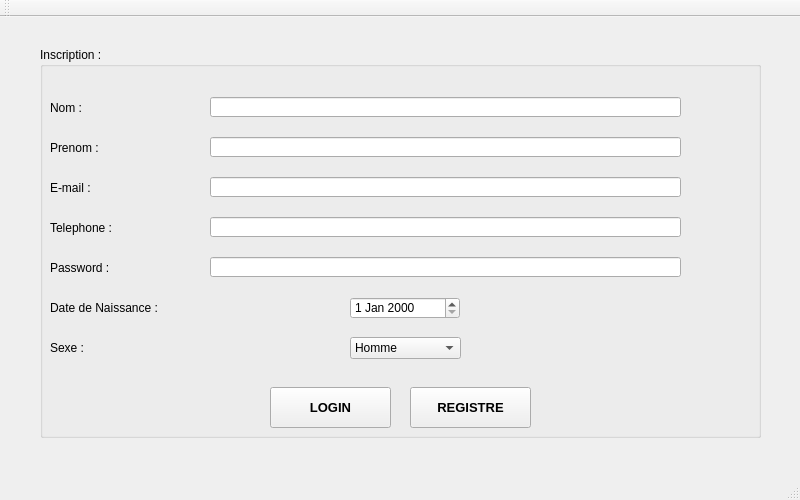
<?xml version="1.0" encoding="UTF-8"?>
<ui version="4.0">
 <class>MainWindow</class>
 <widget class="QMainWindow" name="MainWindow">
  <property name="geometry">
   <rect>
    <x>0</x>
    <y>0</y>
    <width>800</width>
    <height>500</height>
   </rect>
  </property>
  <property name="windowTitle">
   <string>SerenityScape</string>
  </property>
  <widget class="QWidget" name="centralWidget">
   <widget class="QGroupBox" name="groupBox">
    <property name="geometry">
     <rect>
      <x>40</x>
      <y>30</y>
      <width>721</width>
      <height>391</height>
     </rect>
    </property>
    <property name="title">
     <string>Inscription :</string>
    </property>
    <widget class="QLabel" name="label">
     <property name="geometry">
      <rect>
       <x>10</x>
       <y>50</y>
       <width>81</width>
       <height>21</height>
      </rect>
     </property>
     <property name="text">
      <string>Nom :</string>
     </property>
    </widget>
    <widget class="QLineEdit" name="nom">
     <property name="geometry">
      <rect>
       <x>170</x>
       <y>50</y>
       <width>471</width>
       <height>20</height>
      </rect>
     </property>
    </widget>
    <widget class="QLineEdit" name="prenom">
     <property name="geometry">
      <rect>
       <x>170</x>
       <y>90</y>
       <width>471</width>
       <height>20</height>
      </rect>
     </property>
    </widget>
    <widget class="QLabel" name="label_2">
     <property name="geometry">
      <rect>
       <x>10</x>
       <y>90</y>
       <width>81</width>
       <height>21</height>
      </rect>
     </property>
     <property name="text">
      <string>Prenom :</string>
     </property>
    </widget>
    <widget class="QLabel" name="label_3">
     <property name="geometry">
      <rect>
       <x>10</x>
       <y>130</y>
       <width>81</width>
       <height>21</height>
      </rect>
     </property>
     <property name="text">
      <string>E-mail :</string>
     </property>
    </widget>
    <widget class="QLineEdit" name="email">
     <property name="geometry">
      <rect>
       <x>170</x>
       <y>130</y>
       <width>471</width>
       <height>20</height>
      </rect>
     </property>
    </widget>
    <widget class="QDateEdit" name="datenaissance">
     <property name="geometry">
      <rect>
       <x>310</x>
       <y>250</y>
       <width>110</width>
       <height>22</height>
      </rect>
     </property>
    </widget>
    <widget class="QComboBox" name="sexe">
     <property name="geometry">
      <rect>
       <x>310</x>
       <y>290</y>
       <width>111</width>
       <height>22</height>
      </rect>
     </property>
     <item>
      <property name="text">
       <string>Homme</string>
      </property>
     </item>
     <item>
      <property name="text">
       <string>Femme</string>
      </property>
     </item>
    </widget>
    <widget class="QLabel" name="label_4">
     <property name="geometry">
      <rect>
       <x>10</x>
       <y>250</y>
       <width>191</width>
       <height>21</height>
      </rect>
     </property>
     <property name="text">
      <string>Date de Naissance :</string>
     </property>
    </widget>
    <widget class="QPushButton" name="registre">
     <property name="geometry">
      <rect>
       <x>370</x>
       <y>340</y>
       <width>121</width>
       <height>41</height>
      </rect>
     </property>
     <property name="font">
      <font>
       <pointsize>10</pointsize>
       <weight>75</weight>
       <bold>true</bold>
      </font>
     </property>
     <property name="text">
      <string>REGISTRE</string>
     </property>
    </widget>
    <widget class="QLabel" name="label_5">
     <property name="geometry">
      <rect>
       <x>10</x>
       <y>290</y>
       <width>121</width>
       <height>21</height>
      </rect>
     </property>
     <property name="text">
      <string>Sexe :</string>
     </property>
    </widget>
    <widget class="QLineEdit" name="tel">
     <property name="geometry">
      <rect>
       <x>170</x>
       <y>170</y>
       <width>471</width>
       <height>20</height>
      </rect>
     </property>
    </widget>
    <widget class="QLabel" name="label_6">
     <property name="geometry">
      <rect>
       <x>10</x>
       <y>170</y>
       <width>141</width>
       <height>21</height>
      </rect>
     </property>
     <property name="text">
      <string>Telephone :</string>
     </property>
    </widget>
    <widget class="QPushButton" name="login">
     <property name="geometry">
      <rect>
       <x>230</x>
       <y>340</y>
       <width>121</width>
       <height>41</height>
      </rect>
     </property>
     <property name="font">
      <font>
       <pointsize>10</pointsize>
       <weight>75</weight>
       <bold>true</bold>
      </font>
     </property>
     <property name="text">
      <string>LOGIN</string>
     </property>
    </widget>
    <widget class="QLineEdit" name="password">
     <property name="geometry">
      <rect>
       <x>170</x>
       <y>210</y>
       <width>471</width>
       <height>20</height>
      </rect>
     </property>
    </widget>
    <widget class="QLabel" name="label_7">
     <property name="geometry">
      <rect>
       <x>10</x>
       <y>210</y>
       <width>141</width>
       <height>21</height>
      </rect>
     </property>
     <property name="text">
      <string>Password :</string>
     </property>
    </widget>
   </widget>
  </widget>
  <widget class="QMenuBar" name="menuBar">
   <property name="geometry">
    <rect>
     <x>0</x>
     <y>0</y>
     <width>800</width>
     <height>26</height>
    </rect>
   </property>
  </widget>
  <widget class="QToolBar" name="mainToolBar">
   <attribute name="toolBarArea">
    <enum>TopToolBarArea</enum>
   </attribute>
   <attribute name="toolBarBreak">
    <bool>false</bool>
   </attribute>
  </widget>
  <widget class="QStatusBar" name="statusBar"/>
 </widget>
 <layoutdefault spacing="6" margin="11"/>
 <resources/>
 <connections/>
</ui>
